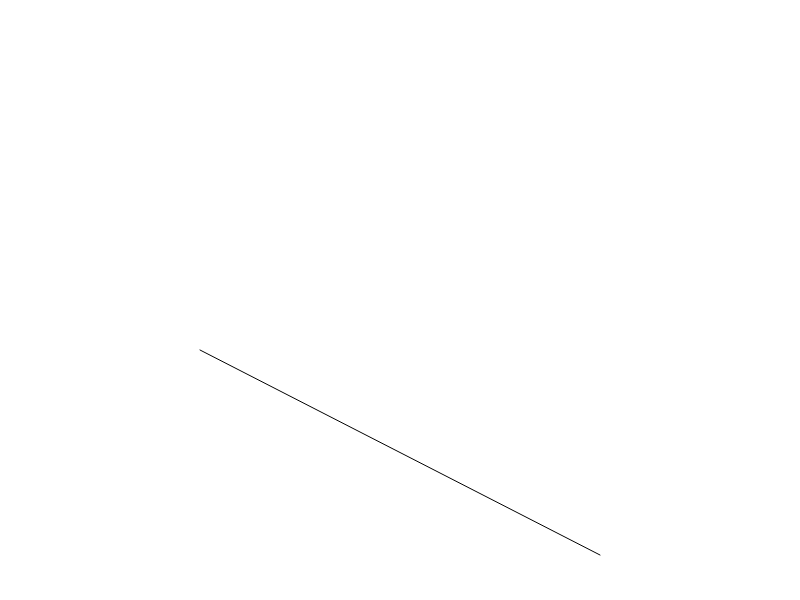
Frame 1 (no input)
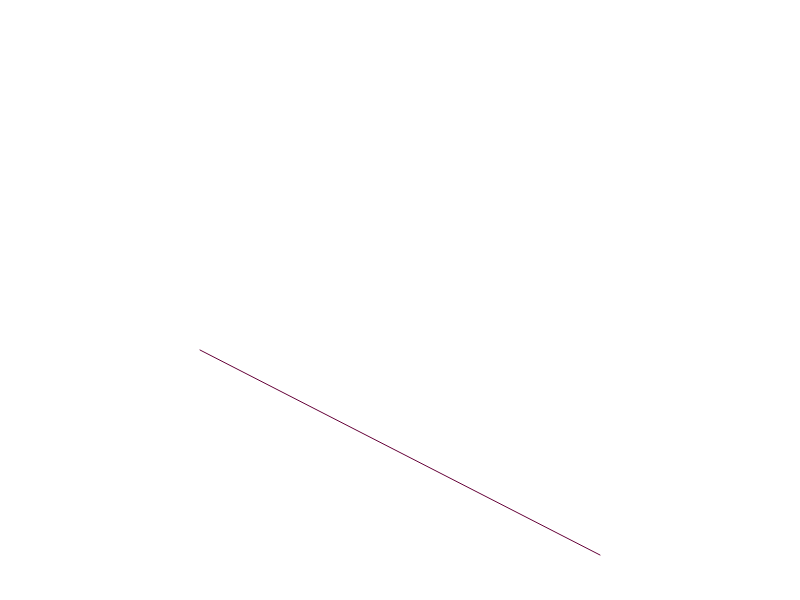
Frame 60 (no input)
Frame 120 (the mouse pressed at the canvas centre since frame 60): identical to frame 60, image omitted

The p5.js sketch that drew these frames (run headless with seeded random() and noise() and a simulated clock; from frame 60 on, the mouse is pressed at the canvas centre):

// p5.js sketch
// ── sketch.js
function setup() {
createCanvas(800,600);

}

function draw() {
  background(255);
	
	line(200,350,600,555);
   stroke(100,0,55);
}
